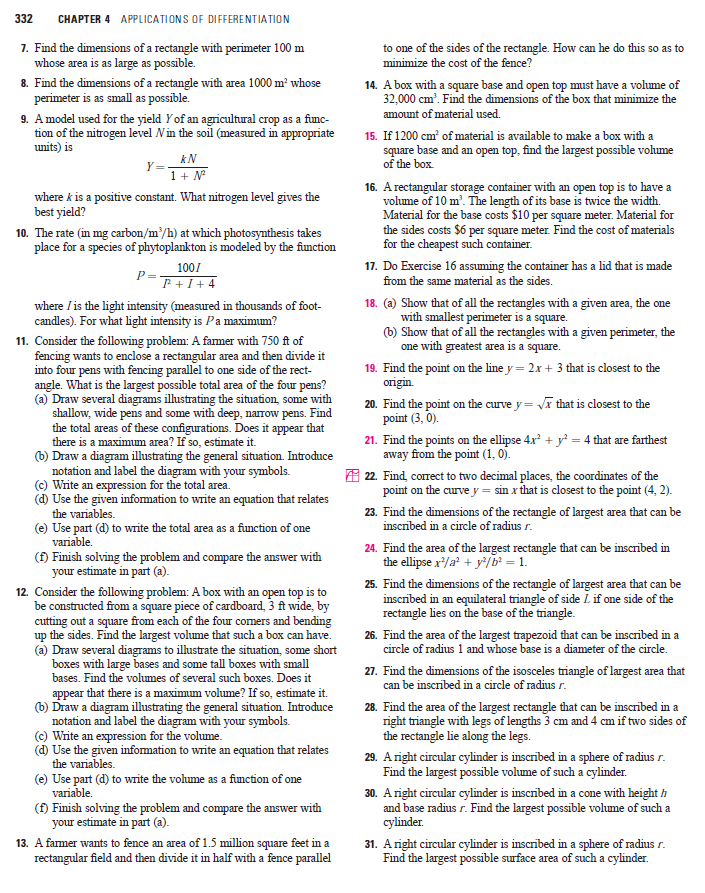
#> input picture numexample1.png, 705 x 893 px
$ python -i preprocessing.py   (imports and definitions only)   (older library calls are emulated)
#> lines starting #> are read from the running program, lines starting #| are printed output that depends on the picture; after the words box and inside, x2 and y2 are one past the last pixel; in counts of white or black regions, pixels touching at a corner belong together
import tempfile

import cv2
import numpy as np
from PIL import Image
import pytesseract

IMAGE_SIZE = 2000
BINARY_THREHOLD = 150

def process_image_for_ocr(file_path):
    # TODO : Implement using opencv
    temp_filename = set_image_dpi(file_path)
    im_new = remove_noise_and_smooth(temp_filename)
    return im_new

def set_image_dpi(file_path):
#> called with file_path = 'numexample1.png'
    im = Image.open(file_path)
#> im is the input picture: PIL image 705x893 RGBA; mean R, G, B, A 232.9, 232.5, 233.1, 255
    length_x, width_y = im.size
#> length_x = 705; width_y = 893
    factor = max(1, int(IMAGE_SIZE / length_x))
#> factor = 2
    size = factor * length_x, factor * width_y
#> size = (1410, 1786)
    # size = (1800, 1800)
    im_resized = im.resize(size, Image.ANTIALIAS)
#> in remove_noise_and_smooth, `filtered = cv2.adaptiveThreshold(img.astype(np.uint8), 255, cv2.ADAPTI..`:
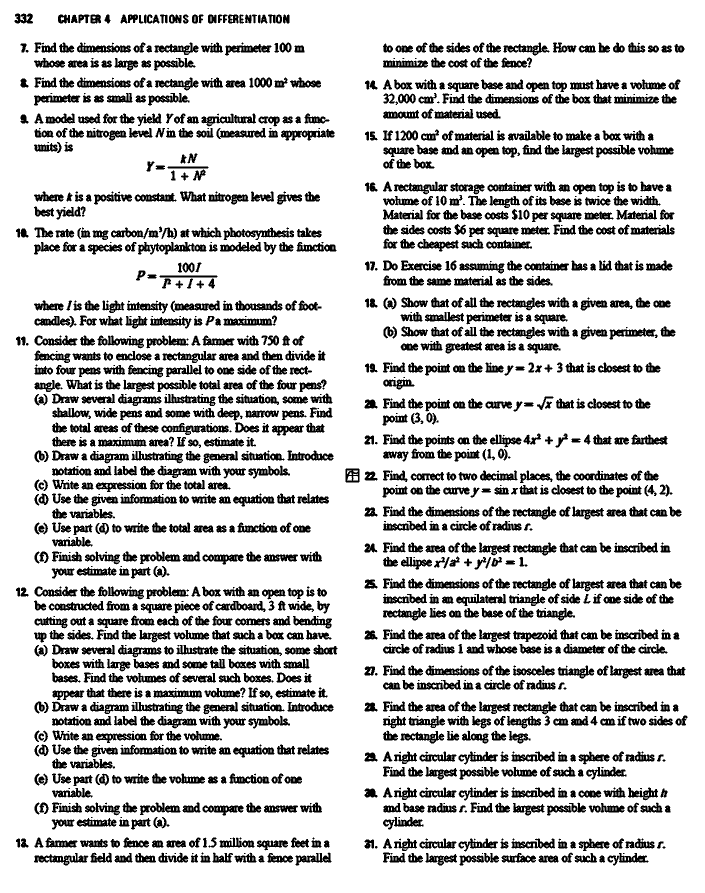
#> filtered: shape (1786, 1410) (shown at 1/2 size); 81.6% white; 1559 black regions (318 under 20 px), largest, box (x1, y1, x2, y2) and area: (276, 484, 413, 509) 1538, (447, 455, 588, 480) 1508, (241, 988, 354, 1007) 1194
    temp_file = tempfile.NamedTemporaryFile(delete=False, suffix='.png')
    temp_filename = temp_file.name
    im_resized.save(temp_filename, dpi=(300, 300))
    return temp_filename

def image_smoothening(img):
    ret1, th1 = cv2.threshold(img, BINARY_THREHOLD, 255, cv2.THRESH_BINARY)
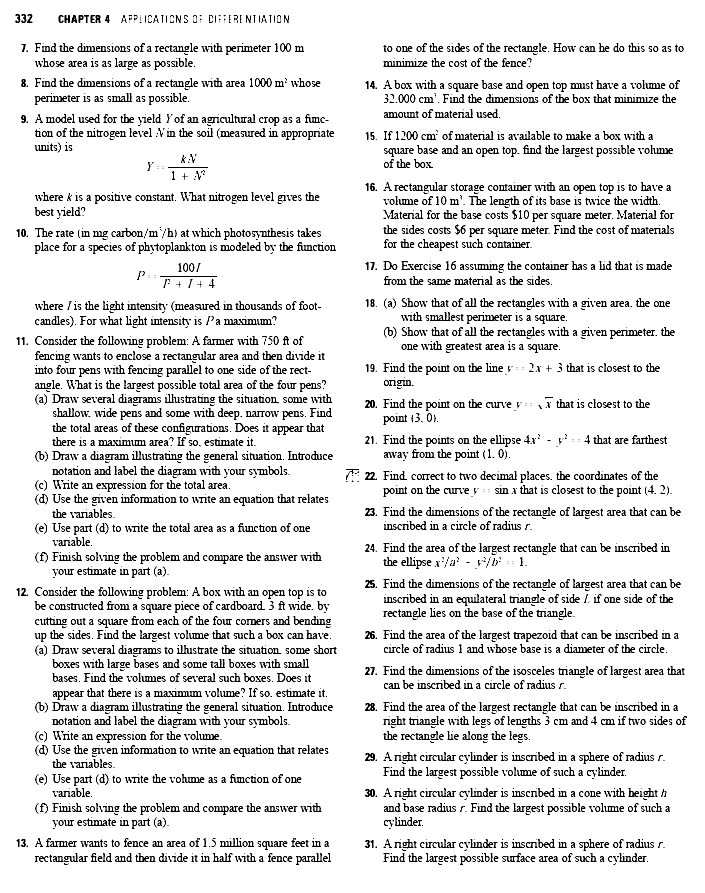
#> th1: shape (1786, 1410) (shown at 1/2 size); 89.3% white; black in thin lines or dots
#> ret1 = 150
    ret2, th2 = cv2.threshold(th1, 0, 255, cv2.THRESH_BINARY + cv2.THRESH_OTSU)
#> ret2 = 0
    blur = cv2.GaussianBlur(th2, (1, 1), 0)
    ret3, th3 = cv2.threshold(blur, 0, 255, cv2.THRESH_BINARY + cv2.THRESH_OTSU)
#> ret3 = 0
    return th3

def remove_noise_and_smooth(file_name):
    img = cv2.imread(file_name, 0)
    filtered = cv2.adaptiveThreshold(img.astype(np.uint8), 255, cv2.ADAPTIVE_THRESH_MEAN_C, cv2.THRESH_BINARY, 41,
                                     3)
    kernel = np.ones((1, 1), np.uint8)
    opening = cv2.morphologyEx(filtered, cv2.MORPH_OPEN, kernel)
    closing = cv2.morphologyEx(opening, cv2.MORPH_CLOSE, kernel)
    img = image_smoothening(img)
    or_image = cv2.bitwise_or(img, closing)
    return or_image

# filename = 'images/econtest1.png'
# new = process_image_for_ocr(filename)
# cv2.imwrite(filename.replace('.', '_processed.'), new)

>>> result = process_image_for_ocr('numexample1.png')
